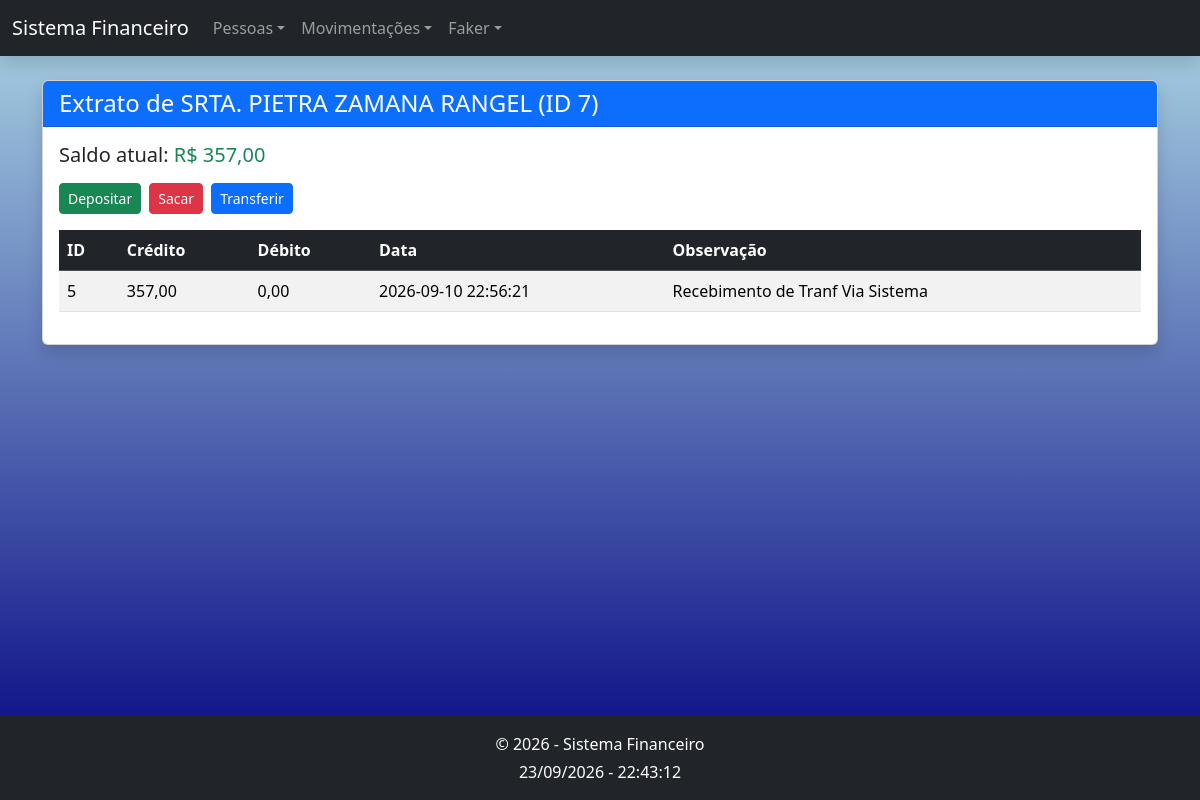
The app's page /movimentacoes/extrato/7 with its own data.
### tables this page shows
CREATE TABLE `pessoas` (
  `id` int(11) NOT NULL AUTO_INCREMENT,
  `nome` varchar(100) NOT NULL,
  `telefone` varchar(15) DEFAULT NULL,
  `cpf` varchar(11) NOT NULL,
  `endereco` varchar(255) DEFAULT NULL,
  `createdAt` timestamp NULL DEFAULT current_timestamp(),
  `updatedAt` timestamp NULL DEFAULT current_timestamp() ON UPDATE current_timestamp(),
  PRIMARY KEY (`id`) USING BTREE,
  UNIQUE KEY `cpf` (`cpf`) USING BTREE
);

CREATE TABLE `movimentacao` (
  `id` int(11) NOT NULL AUTO_INCREMENT,
  `idPessoa` int(11) DEFAULT NULL,
  `Credito` decimal(15,2) DEFAULT NULL,
  `Debito` decimal(15,2) DEFAULT NULL,
  `DataOperacao` timestamp NULL DEFAULT current_timestamp() ON UPDATE current_timestamp(),
  `Observacao` varchar(255) DEFAULT NULL,
  `CreatedAt` timestamp NULL DEFAULT current_timestamp(),
  PRIMARY KEY (`id`) USING BTREE,
  KEY `id` (`id`) USING BTREE,
  KEY `FK_ID_PESSOA` (`idPessoa`) USING BTREE,
  CONSTRAINT `FK_ID_PESSOA` FOREIGN KEY (`idPessoa`) REFERENCES `pessoas` (`id`) ON DELETE CASCADE ON UPDATE CASCADE
);

### src/Core/View.php (called while the page is built, shortened)
<?php
class View
{
    public static function render(string $view, array $dados = [], string $layout = 'layout'): void
    {
        self::incluir($view, $dados);
        $content = ob_get_clean();
        self::incluir($layout, $dados + ['content' => $content]);
    }
    private static function incluir(string $view, array $dados): void
    {
        extract($dados, EXTR_SKIP);
        require self::PASTA . '/' . $view . '.php';
    }
}

### src/Controllers/MovimentacaoController.php (called while the page is built, shortened)
<?php
class MovimentacaoController
{
    public function extrato(string $id): void
    {
        $pessoa = $this->pessoaOu404($id);
        View::render('movimentacoes/extrato', [
            'pessoa' => $pessoa,
            'saldo'  => $this->movDAO->getSaldo((int) $pessoa['id']),
            'movs'   => $this->movDAO->findByPessoa((int) $pessoa['id']),
        ]);
    }
    private function pessoaOu404(string $id): array
    {
        return $this->pessoaDAO->findById((int) $id) ?? abort(404, 'Pessoa não encontrada.');
    }
}

### public/index.php (called while the page is built, shortened)
<?php
$router = new Router();
try {
    $router->dispatch($_SERVER['REQUEST_METHOD'], $_SERVER['REQUEST_URI']);
} catch (Throwable $e) {
    error_log($e);
    http_response_code(500);
    View::render('erros/erro', [
        'titulo'   => 'Erro interno',
        'mensagem' => config('debug') ? $e->getMessage() : 'Ocorreu um erro inesperado. Tente novamente.',
    ]);
}

### src/DAO/PessoaDAO.php (called while the page is built, shortened)
<?php
class PessoaDAO
{
    private PDO $conn;
    public function __construct(?PDO $conn = null)
    {
        $this->conn = $conn ?? Database::connection();
    }
    public function findById(int $id): ?array
    {
        $stmt = $this->conn->prepare("SELECT * FROM pessoas WHERE id = :id");
        $stmt->execute([':id' => $id]);
        return $stmt->fetch() ?: null;
    }
}

### src/Config/Database.php (called while the page is built, shortened)
<?php
class Database
{
    private static ?PDO $pdo = null;
    public static function connection(): PDO
    {
        if (self::$pdo !== null) {
            return self::$pdo;
        }
        $c = config('db');
        $dsn = "mysql:host={$c['host']};dbname={$c['name']};charset={$c['charset']}";
        try {
            self::$pdo = new PDO($dsn, $c['user'], $c['pass'], [
                PDO::ATTR_ERRMODE            => PDO::ERRMODE_EXCEPTION,
                PDO::ATTR_DEFAULT_FETCH_MODE => PDO::FETCH_ASSOC,
                PDO::ATTR_EMULATE_PREPARES   => false,
            ]);
        } catch (PDOException $e) {
            error_log('Erro de conexão: ' . $e->getMessage());
            throw new PDOException('Não foi possível conectar ao banco de dados. Verifique config/config.php.');
        }
        return self::$pdo;
    }
}

### src/helpers.php (called while the page is built, shortened)
<?php
function e(mixed $valor): string
{
    return htmlspecialchars((string) $valor, ENT_QUOTES | ENT_SUBSTITUTE, 'UTF-8');
}
function config(string $chave, mixed $padrao = null): mixed
{
    static $config = null;
    $config ??= require dirname(__DIR__) . '/config/config.php';
    $valor = $config;
    foreach (explode('.', $chave) as $parte) {
        $valor = $valor[$parte];
    }
    return $valor;
}
function moeda(mixed $valor): string
{
    return number_format((float) $valor, 2, ',', '.');
}

### src/DAO/MovimentacaoDAO.php (called while the page is built, shortened)
<?php
class MovimentacaoDAO
{
    private PDO $conn;
    public function __construct(?PDO $conn = null)
    {
        $this->conn = $conn ?? Database::connection();
    }
    public function findByPessoa(int $idPessoa): array
    {
        $sql = "SELECT id, Credito, Debito, DataOperacao, Observacao
                FROM movimentacao
                WHERE idPessoa = :idPessoa
                ORDER BY DataOperacao DESC, id DESC";
        $stmt = $this->conn->prepare($sql);
        $stmt->execute([':idPessoa' => $idPessoa]);
        return $stmt->fetchAll();
    }
}

### config/config.php (called while the page is built)
<?php
return [
    'debug' => true,
    'db' => [
        'host'    => getenv('DB_HOST') ?: 'localhost',
        'name'    => getenv('DB_NAME') ?: 'aulapdo',
        'user'    => getenv('DB_USER') ?: 'root',
        'pass'    => getenv('DB_PASS') ?: '',
        'charset' => 'utf8mb4',
    ],
    'itens_por_pagina' => 10,
];

### views/movimentacoes/extrato.php (the view)
<div class="card shadow">
    <div class="card-header bg-primary text-white">
        <h4 class="mb-0">Extrato de <?= e($pessoa['nome']) ?> (ID <?= (int) $pessoa['id'] ?>)</h4>
    </div>
    <div class="card-body">
        <h5>Saldo atual: <span class="<?= $saldo < 0 ? 'text-danger' : 'text-success' ?>">R$ <?= moeda($saldo) ?></span></h5>
        <div class="d-flex gap-2 my-3">
            <a href="/movimentacoes/credito/<?= (int) $pessoa['id'] ?>" class="btn btn-success btn-sm">Depositar</a>
            <a href="/movimentacoes/debito/<?= (int) $pessoa['id'] ?>" class="btn btn-danger btn-sm">Sacar</a>
            <a href="/transferencias/<?= (int) $pessoa['id'] ?>" class="btn btn-primary btn-sm">Transferir</a>
        </div>
        <table class="table table-striped table-hover">
            <thead class="table-dark"><tr><th>ID</th><th>Crédito</th><th>Débito</th><th>Data</th><th>Observação</th></tr></thead>
            <tbody>
            <?php foreach ($movs as $m): ?>
                <tr>
                    <td><?= e($m['id']) ?></td>
                    <td><?= moeda($m['Credito']) ?></td>
                    <td><?= moeda($m['Debito']) ?></td>
                    <td><?= e($m['DataOperacao']) ?></td>
                    <td><?= e($m['Observacao']) ?></td>
                </tr>
            <?php endforeach; ?>
            </tbody>
        </table>
    </div>
</div>

### src/Core/Router.php (shortened to what this page needs)
<?php
class Router
{
    private array $rotas = [];
    private function add(string $metodo, string $caminho, array $handler): void
    {
        $regex = '#^' . preg_replace('#\{(\w+)\}#', '(?P<$1>[^/]+)', $caminho) . '$#';
        $this->rotas[$metodo][] = [$regex, $handler];
    }
    public function dispatch(string $metodo, string $uri): void
    {
        $caminho = rtrim((string) parse_url($uri, PHP_URL_PATH), '/') ?: '/';
        foreach ($this->rotas[$metodo] ?? [] as [$regex, $handler]) {
            if (preg_match($regex, $caminho, $m)) {
                $params = array_values(array_filter($m, 'is_string', ARRAY_FILTER_USE_KEY));
                [$classe, $acao] = $handler;
                (new $classe())->$acao(...$params);
                return;
            }
        }
    }
}

### views/layout.php (shortened to what this page needs)
<!DOCTYPE html>
<html lang="pt-BR">
<head>
    <link href="https://cdn.jsdelivr.net/npm/bootstrap@5.3.3/dist/css/bootstrap.min.css" rel="stylesheet">
    <link href="/assets/css/app.css" rel="stylesheet">
</head>
<body class="d-flex flex-column min-vh-100">
<nav class="navbar navbar-expand-lg navbar-dark bg-dark shadow">
    <div class="container-fluid">
        <a class="navbar-brand" href="/">Sistema Financeiro</a>
        <div class="collapse navbar-collapse" id="navbarSistema">
            <ul class="navbar-nav me-auto">
                <li class="nav-item dropdown">
                    <a class="nav-link dropdown-toggle" href="#" role="button" data-bs-toggle="dropdown">Pessoas</a>
                </li>
                <li class="nav-item dropdown">
                    <a class="nav-link dropdown-toggle" href="#" role="button" data-bs-toggle="dropdown">Movimentações</a>
                </li>
                <li class="nav-item dropdown">
                    <a class="nav-link dropdown-toggle" href="#" role="button" data-bs-toggle="dropdown">Faker</a>
                </li>
            </ul>
        </div>
    </div>
</nav>
<main class="flex-grow-1 container mt-4">
    <?= $content ?>
</main>
<footer class="bg-dark text-white text-center py-3 mt-4">
    <p class="mb-1">&copy; <?= date('Y') ?> - Sistema Financeiro</p>
    <p id="relogio" class="mb-0"></p>
</footer>
</body>
</html>

### public/assets/css/app.css (style rules this page uses)
body { background: linear-gradient(to bottom, #add8e6, #000080); background-attachment: fixed; }

### records on screen
pessoas: nome "SRTA. PIETRA ZAMANA RANGEL", id "7"
movimentacao: id "5", Credito "357,00", Debito "0,00", DataOperacao "2026-09-10 22:56:21", Observacao "Recebimento de Tranf Via Sistema"
